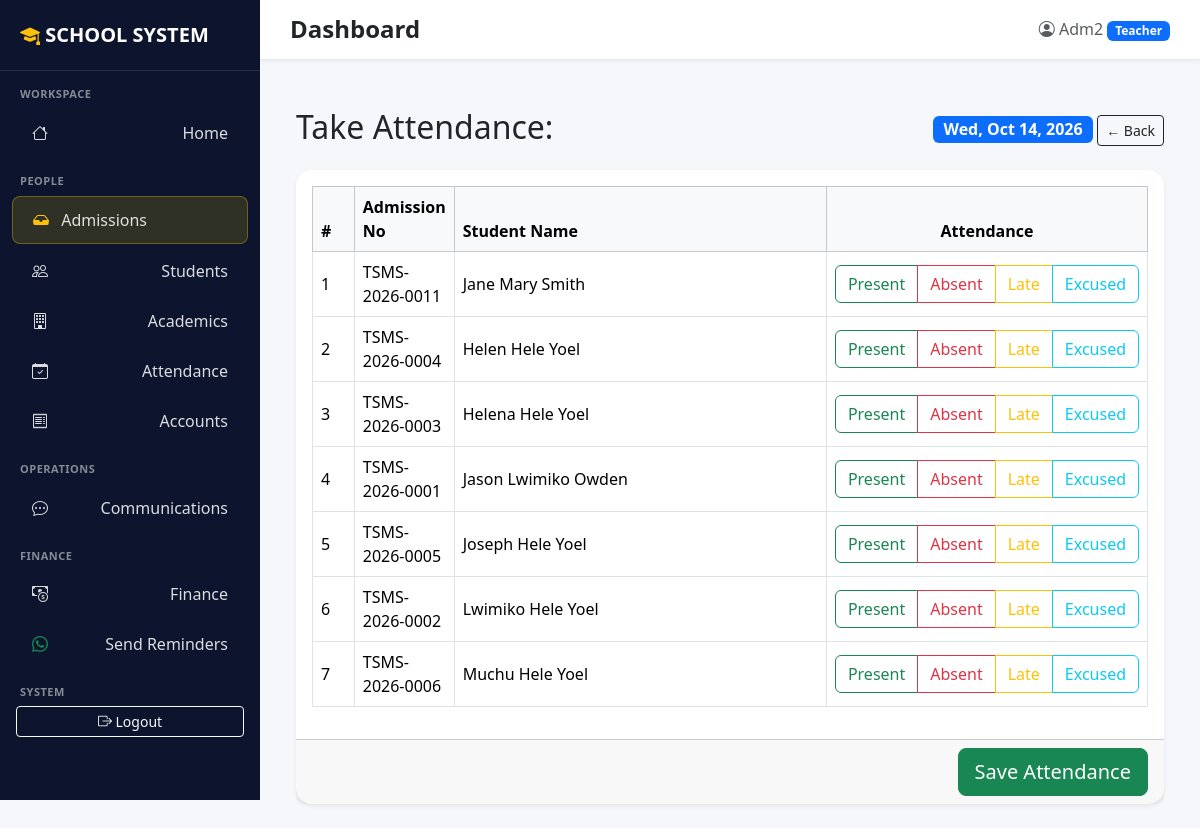
The page /school-management/students/class/1/attendance/?date=2026-10-14 (signed in) on the database its author committed.
### accounts/models.py (models this page shows)
class User(AbstractUser):
    ROLE_CHOICES = [
        ("admin", "Administrator"),
        ("teacher", "Teacher"),
        ("accountant", "Accountant"),
        ("headteacher", "Head Teacher"),
        ("parent", "Parent"),
    ]
    role = models.CharField(max_length=20, choices=ROLE_CHOICES, default="teacher")
    phone = models.CharField(max_length=20, blank=True, null=True)
    teacher_profile = models.OneToOneField(
        'academics.Teacher',
        null=True,
        blank=True,
        on_delete=models.SET_NULL
    )
    guardian_profile = models.OneToOneField(
        'students.Guardian',
        null=True,
        blank=True,
        on_delete=models.SET_NULL
    )

### students/models.py (models this page shows, shortened)
class Student(models.Model):
    GENDER_CHOICES = [
        ("M", "Male"),
        ("F", "Female"),
    ]
    STATUS_CHOICES = [
        ("ACTIVE", "Active"),
        ("TRANSFERRED", "Transferred"),
        ("GRADUATED", "Graduated"),
    ]
    admission_number = models.CharField(
        max_length=30,
        unique=True,
        blank=True,
        editable=False  # so users can't manually type a duplicate
    )
    first_name = models.CharField(max_length=100)
    middle_name = models.CharField(max_length=100, blank=True)
    last_name = models.CharField(max_length=100)
    gender = models.CharField(
        max_length=1,
        choices=GENDER_CHOICES
    )
    date_of_birth = models.DateField()
    guardian = models.ForeignKey(
        Guardian,
        on_delete=models.CASCADE,
        related_name="students"
    )
    class_room = models.ForeignKey(
        "academics.ClassRoom",
        on_delete=models.SET_NULL,
        null=True,
        blank=True,
        related_name="students"
    )
    photo = models.ImageField(
        upload_to="students/",
        blank=True,
        null=True
    )
    admission_date = models.DateField(auto_now_add=True)
    admission_year = models.PositiveIntegerField(
        default=datetime.date.today().year
    )
    nationality = models.CharField(
        max_length=50,
        default="Tanzanian"
    )
    religion = models.CharField(
        max_length=50,
        blank=True
    )
    blood_group = models.CharField(
        max_length=5,
        blank=True
    )
    status = models.CharField(
        max_length=20,
        choices=STATUS_CHOICES,
        default="ACTIVE"
    )
    is_active = models.BooleanField(default=True)
    class Meta:
        ordering = ["first_name", "last_name"]
    @property
    def full_name(self):
        name = f"{self.first_name} {self.middle_name} {self.last_name}"
        return " ".join(name.split()) # removes double spaces if no middle name

### students/views.py (the view, shortened to what this page needs)
# urls.py: path("class/<int:class_id>/attendance/", views.take_class_attendance, name="take_class_attendance"),
@login_required
@user_passes_test(is_teacher)
def take_class_attendance(request, class_id):
    class_room = get_object_or_404(ClassRoom, id=class_id)
    date_str = request.GET.get('date')
    today = timezone.now().date()
    selected_date = date.fromisoformat(date_str) if date_str else today
    students = Student.objects.filter(class_room=class_room, status='ACTIVE').order_by('first_name', 'last_name')
    teacher = Teacher.objects.filter(email=request.user.email).first() if request.user.is_authenticated else None
    existing_attendance = Attendance.objects.filter(date=selected_date, student__class_room=class_room)
    attendance_map = {a.student_id: a.status for a in existing_attendance}
    for student in students:
        student.today_status = attendance_map.get(student.id, '')
    context = {'class_room': class_room, 'students': students, 'today': selected_date, 'selected_date': selected_date}
    return render(request, "students/take_attendance.html", context)

### accounts/views.py (called while the page is built)
def is_teacher(user):
    return user.is_authenticated and (user.role == 'teacher' or user.is_superuser or user.role == 'admin')

### students/templates/students/take_attendance.html (shortened to what this page needs)
{% extends 'base.html' %}
{% block content %}
<div class="container mt-4">
    <div class="d-flex justify-content-between align-items-center mb-3">
        <h2>Take Attendance: {{ class_room.name }}</h2>
        <div>
            <span class="badge bg-primary fs-6">{{ today|date:"D, M d, Y" }}</span>
            <a href="{% url 'students:student_list' %}" class="btn btn-outline-dark btn-sm">← Back</a>
        </div>
    </div>
    <form method="post">
        <div class="card shadow-sm">
            <div class="card-body">
                <div class="table-responsive">
                    <table class="table table-bordered align-middle">
                        <thead class="table-light">
                            <tr>
                                <th style="width: 5%;">#</th>
                                <th style="width: 10%;">Admission No</th>
                                <th>Student Name</th>
                                <th style="width: 25%;" class="text-center">Attendance</th>
                            </tr>
                        </thead>
                        <tbody>
                            {% for student in students %}
                            <tr>
                                <td>{{ forloop.counter }}</td>
                                <td>{{ student.admission_number }}</td>
                                <td>{{ student.full_name|title }}</td>
                                <td>
                                    <div class="btn-group w-100" role="group">
                                        <label class="btn btn-outline-success" for="p{{ student.id }}">Present</label>
                                        <label class="btn btn-outline-danger" for="a{{ student.id }}">Absent</label>
                                        <label class="btn btn-outline-warning" for="l{{ student.id }}">Late</label>
                                        <label class="btn btn-outline-info" for="e{{ student.id }}">Excused</label>
                                    </div>
                                </td>
                            </tr>
                            {% empty %}
                            <tr>
                                <td colspan="4" class="text-center text-muted py-4">No active students in this class</td>
                            </tr>
                            {% endfor %}
                        </tbody>
                    </table>
                </div>
            </div>
            <div class="card-footer text-end">
                <button type="submit" class="btn btn-success btn-lg">Save Attendance</button>
            </div>
        </div>
    </form>
</div>
{% endblock %}

### templates/base.html (shortened to what this page needs)
<!DOCTYPE html>
<html lang="en">
<head>
    <link href="https://cdn.jsdelivr.net/npm/bootstrap@5.3.2/dist/css/bootstrap.min.css" rel="stylesheet">
    <link rel="stylesheet" href="https://cdn.jsdelivr.net/npm/bootstrap-icons@1.11.3/font/bootstrap-icons.css">
</head>
<body class="{% if not user.is_authenticated %}login-body{% endif %}">
{% if user.is_authenticated %}
<nav class="sidebar" id="sidebar">
    <div class="brand">
        <i class="bi bi-mortarboard-fill text-warning"></i> SCHOOL SYSTEM
    </div>
    {% if user.is_superuser or user.role == 'admin' %}
        <div class="section-title">Workspace</div>
        <ul class="nav flex-column">
            <li class="nav-item"><a class="nav-link" href="{% url 'dashboard:home' %}"><i class="bi bi-house"></i> Home</a></li>
        </ul>
        <div class="section-title">People</div>
        <ul class="nav flex-column">
            <li class="nav-item">
                <a class="nav-link" href="/admissions/manage/" style="background: rgba(255,215,0,0.15); border: 1px solid rgba(255,215,0,0.3);">
                    <span><i class="bi bi-inbox-fill text-warning"></i> Admissions</span>
                </a>
            </li>
            <li class="nav-item"><a class="nav-link" href="{% url 'students:student_list' %}"><i class="bi bi-people"></i> Students</a></li>
            <li class="nav-item"><a class="nav-link" href="{% url 'academics:class_list' %}"><i class="bi bi-building"></i> Academics</a></li>
            <li class="nav-item"><a class="nav-link" href="{% url 'students:daily_attendance_summary' %}"><i class="bi bi-calendar-check"></i> Attendance</a></li>
            <li class="nav-item"><a class="nav-link" href="{% url 'accounts:account_manage' %}"><i class="bi bi-receipt"></i> Accounts</a></li>
        </ul>
        <div class="section-title">Operations</div>
        <ul class="nav flex-column">
            <li class="nav-item"><a class="nav-link" href="#"><i class="bi bi-chat-dots"></i> Communications</a></li>
        </ul>
        <div class="section-title">Finance</div>
        <ul class="nav flex-column">
            <li class="nav-item"><a class="nav-link" href="{% url 'finance:dashboard' %}"><i class="bi bi-cash-coin"></i> Finance</a></li>
            <li class="nav-item"><a class="nav-link" href="{% url 'finance:send_reminders' %}"><i class="bi bi-whatsapp text-success"></i> Send Reminders</a></li>
        </ul>
    {% elif user.role == 'parent' %}
        <div class="section-title">Parent Portal</div>
        <ul class="nav flex-column">
            <li class="nav-item"><a class="nav-link" href="{% url 'students:my_children' %}"><i class="bi bi-people"></i> My Children</a></li>
        </ul>
    {% endif %}
    <div class="section-title">System</div>
    <ul class="nav flex-column">
        <li class="nav-item">
            <form method="post" action="{% url 'logout' %}" class="px-3">
                <button type="submit" class="btn btn-outline-light btn-sm w-100">
                    <i class="bi bi-box-arrow-right"></i> Logout
                </button>
            </form>
        </li>
    </ul>
</nav>
<div class="main-content">
    <div class="topbar d-flex justify-content-between align-items-center">
        <div class="d-flex align-items-center">
            <h4 class="mb-0 fw-bold">{% block page_title %}Dashboard{% endblock %}</h4>
        </div>
        <div class="d-flex align-items-center gap-3">
            <span class="text-muted">
                <i class="bi bi-person-circle"></i> {{ user.username|title }}
                <span class="badge bg-primary">{{ user.role|title }}</span>
            </span>
        </div>
    </div>
    <div class="p-4">
{% endif %}
        {% block content %}{% endblock %}
{% if user.is_authenticated %}
    </div>
</div>
{% endif %}
</body>
</html>

### templates/base.html (style rules this page uses)
:root { --sidebar-bg: #0c152d; --sidebar-active: #2563eb; --primary: #2563eb; --bg-light: #f5f7fb; }
body { background: var(--bg-light); min-height: 100vh; font-family: 'Segoe UI', Tahoma, Geneva, Verdana, sans-serif; }
.sidebar { width: 260px; height: 100vh; position: fixed; top: 0; left: 0; background: var(--sidebar-bg); color: #fff; padding-top: 20px; transition: all 0.3s; z-index: 1000; overflow-y: auto; }
.sidebar .brand { font-size: 20px; font-weight: 700; padding: 0 20px 20px; border-bottom: 1px solid rgba(255,255,255,0.1); }
.sidebar .nav-link { color: rgba(255,255,255,0.85); padding: 11px 20px; margin: 2px 12px; border-radius: 8px; font-weight: 500; transition: all .2s; display: flex; justify-content: space-between; align-items: center; }
.sidebar .nav-link i { width: 24px; margin-right: 8px; }
.sidebar .section-title { font-size: 11px; text-transform: uppercase; color: rgba(255,255,255,0.5); padding: 15px 20px 5px; font-weight: 600; letter-spacing: 0.5px; }
.main-content { margin-left: 260px; transition: all 0.3s; }
.topbar { background: #fff; padding: 15px 30px; border-bottom: 1px solid #e2e8f0; position: sticky; top: 0; z-index: 999; box-shadow: 0 2px 4px rgba(0,0,0,0.04); }
.card { border: none; border-radius: 16px; box-shadow: 0 3px 15px rgba(0,0,0,0.05); }

### rows shown on the page
User: username "Adm2", role "Teacher"
Student: admission_number "TSMS-2026-0011", full_name "Jane Mary Smith"
Student: admission_number "TSMS-2026-0004", full_name "Helen Hele Yoel"
Student: admission_number "TSMS-2026-0003", full_name "Helena Hele Yoel"
Student: admission_number "TSMS-2026-0001", full_name "Jason Lwimiko Owden"
Student: admission_number "TSMS-2026-0005", full_name "Joseph Hele Yoel"
Student: admission_number "TSMS-2026-0002", full_name "Lwimiko Hele Yoel"
Student: admission_number "TSMS-2026-0006", full_name "Muchu Hele Yoel"

### other values the page prints
{{ today|date:"D, M d, Y" }} "Wed, Oct 14, 2026"
